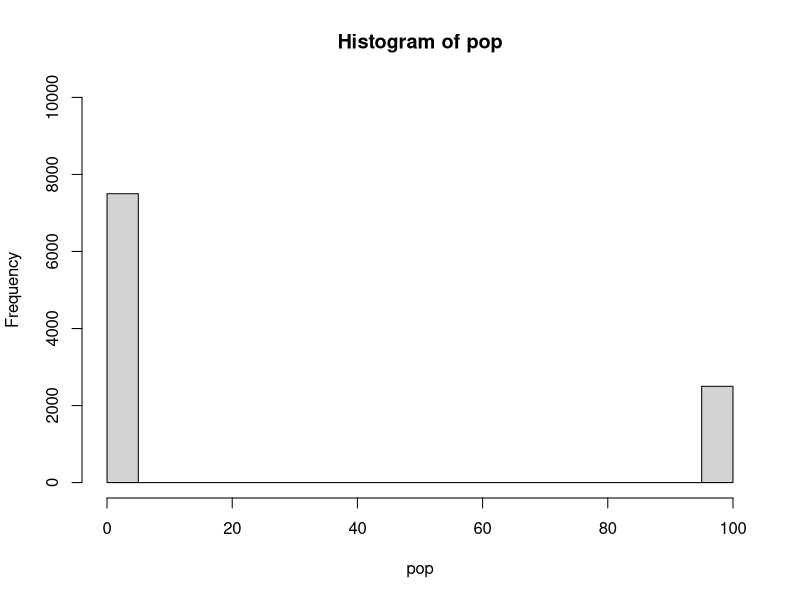
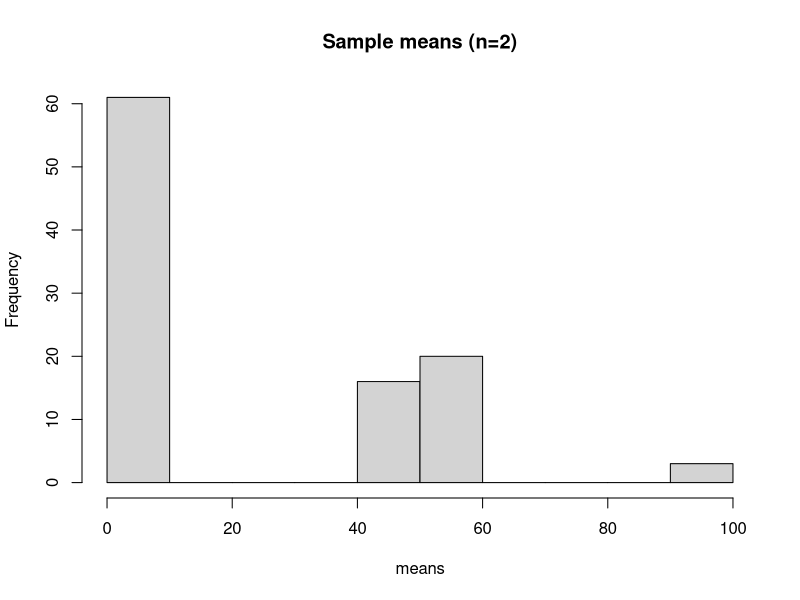
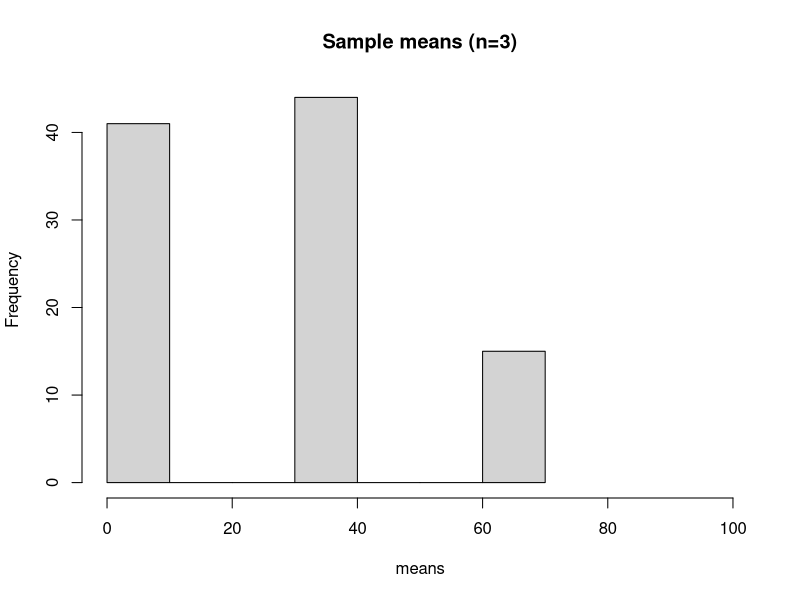
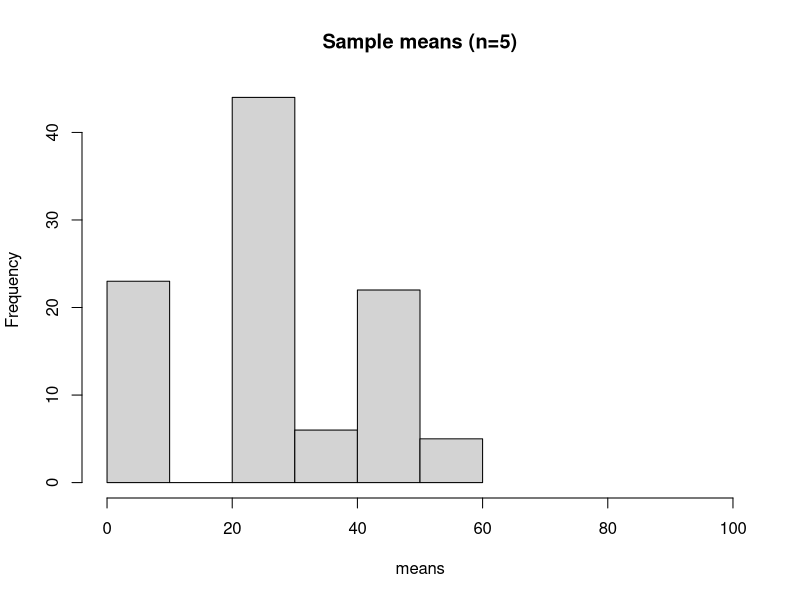
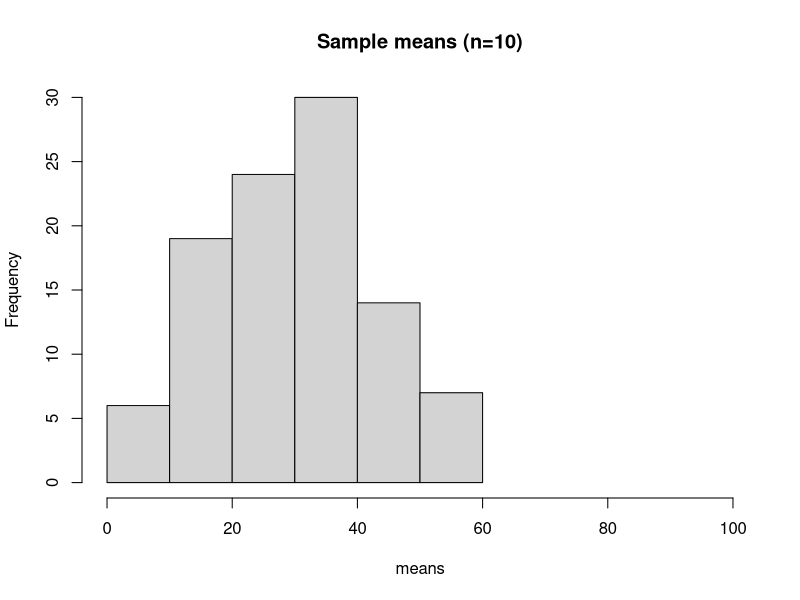
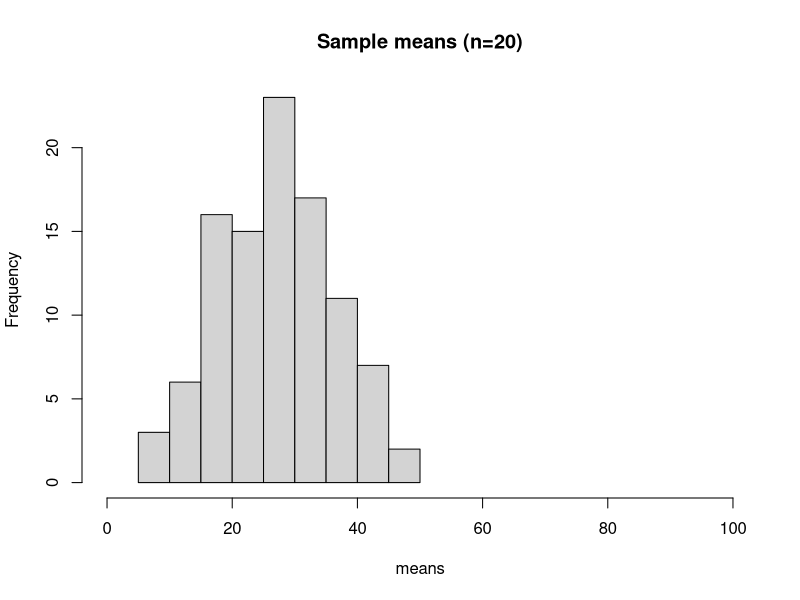
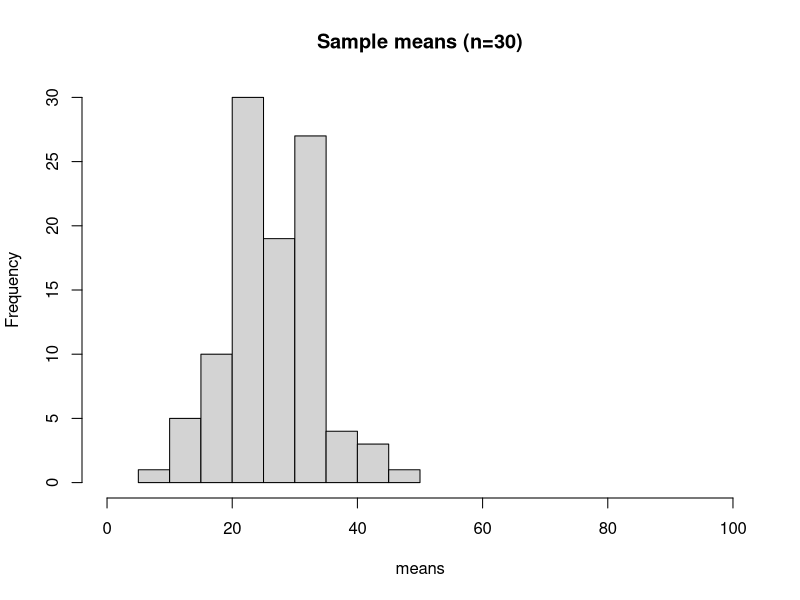
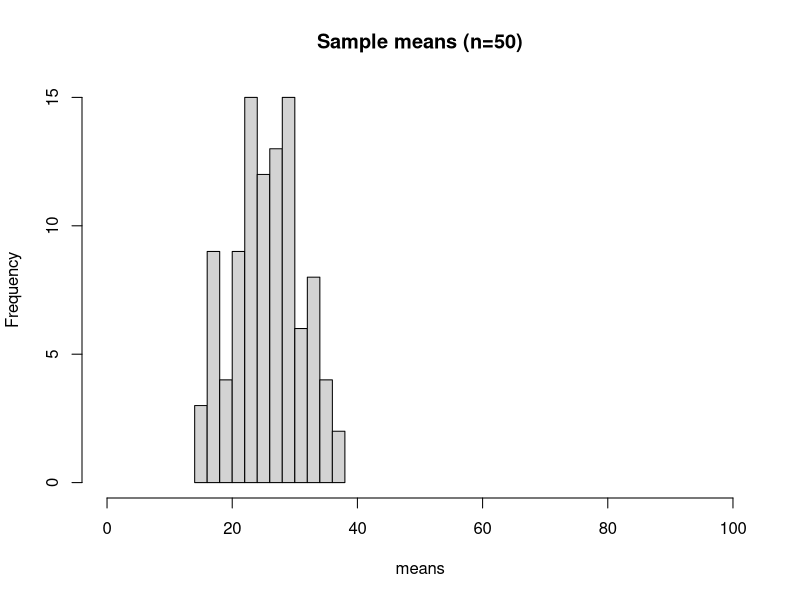

Generate these figures, in order, with R:
## ---- chunk 1
knitr::opts_chunk$set(comment = NA)
## ---- chunk 2
N <- 10000
pop <- sort(c(runif(N*3/4, min=0, max=5), runif(N*1/4, min=95, max=100)))
hist(pop, ylim=c(0, N))

# Calculate the mean of the population
mean(pop)
mean(c(2.5,2.5,2.5,97.5))
## ---- chunk 3
# Define a function that takes a bunch of samples of size n
# and returns the means of all the samples.
get_means <- function(count, n) {
  # Sample means
  samp.means <- numeric(count)
  for (i in 1:count) {
    (samp <- sample(pop, n))
    samp.means[i] <- mean(samp)
  }
  return(samp.means)
}

# Number of samples to take
count <- 100
## ---- chunk 4
n <- 2 # Sample size
means <- get_means(count, n)
mean(means)
hist(means, main=paste0("Sample means (n=",n,")"), xlim=c(0,100))
## ---- chunk 5
n <- 3 # Sample size
means <- get_means(count, n)
mean(means)
hist(means, main=paste0("Sample means (n=",n,")"), xlim=c(0,100))
## ---- chunk 6
n <- 5 # Sample size
means <- get_means(count, n)
mean(means)
hist(means, main=paste0("Sample means (n=",n,")"), xlim=c(0,100))
## ---- chunk 7
n <- 10 # Sample size
means <- get_means(count, n)
mean(means)
hist(means, main=paste0("Sample means (n=",n,")"), xlim=c(0,100))
## ---- chunk 8
n <- 20 # Sample size
means <- get_means(count, n)
mean(means)
hist(means, main=paste0("Sample means (n=",n,")"), xlim=c(0,100))
## ---- chunk 9
n <- 30 # Sample size
means <- get_means(count, n)
mean(means)
hist(means, main=paste0("Sample means (n=",n,")"), xlim=c(0,100))
## ---- chunk 10
n <- 50 # Sample size
means <- get_means(count, n)
mean(means)
hist(means, main=paste0("Sample means (n=",n,")"), xlim=c(0,100))
## ---- chunk 11
n <- 100 # Sample size
means <- get_means(count, n)
mean(means)
hist(means, main=paste0("Sample means (n=",n,")"), xlim=c(0,100))
## ---- chunk 12
n <- 200 # Sample size
means <- get_means(count, n)
mean(means)
hist(means, main=paste0("Sample means (n=",n,")"), xlim=c(0,100))
## ---- chunk 13
n <- 500 # Sample size
means <- get_means(count, n)
mean(means)
hist(means, main=paste0("Sample means (n=",n,")"), xlim=c(0,100))
